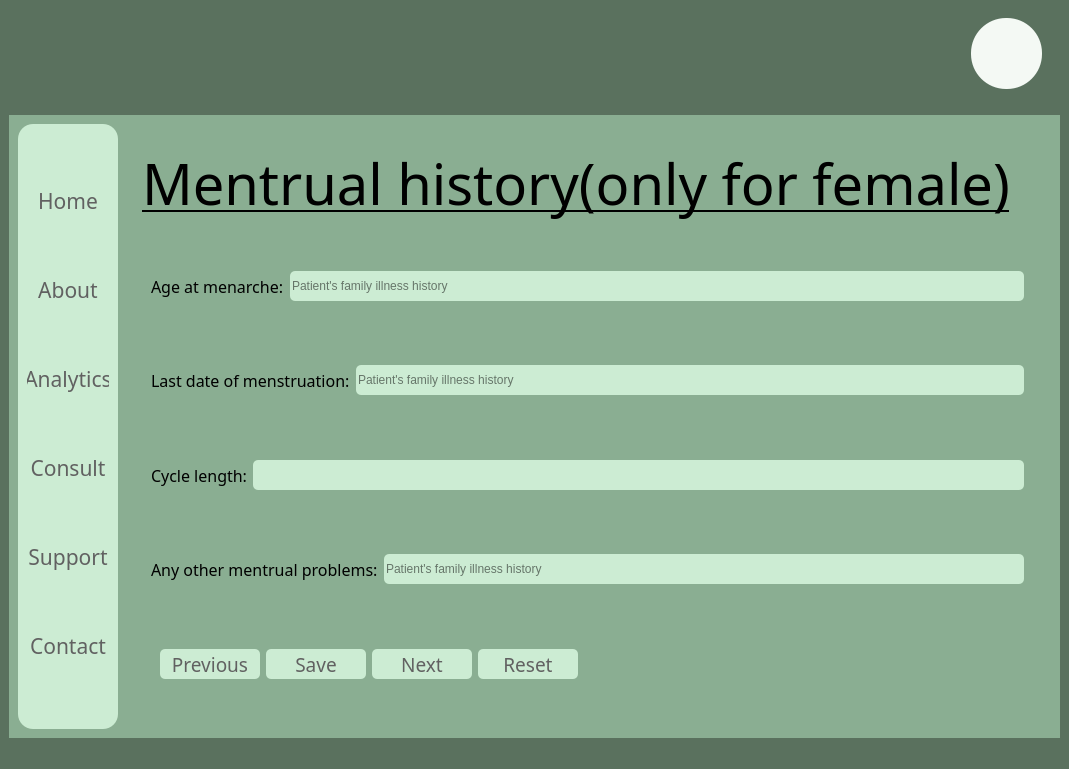
<?xml version="1.0" encoding="UTF-8"?>
<ui version="4.0">
 <class>MainWindow</class>
 <widget class="QMainWindow" name="MainWindow">
  <property name="geometry">
   <rect>
    <x>0</x>
    <y>0</y>
    <width>1069</width>
    <height>769</height>
   </rect>
  </property>
  <property name="windowTitle">
   <string>MainWindow</string>
  </property>
  <property name="styleSheet">
   <string notr="true">background-color:rgb(90, 113, 94);
border:None;</string>
  </property>
  <widget class="QWidget" name="centralwidget">
   <property name="styleSheet">
    <string notr="true">border:None;</string>
   </property>
   <layout class="QVBoxLayout" name="verticalLayout_2">
    <item>
     <widget class="QFrame" name="frame">
      <property name="minimumSize">
       <size>
        <width>0</width>
        <height>100</height>
       </size>
      </property>
      <property name="maximumSize">
       <size>
        <width>16777215</width>
        <height>100</height>
       </size>
      </property>
      <property name="styleSheet">
       <string notr="true">background:transparent;
border:None;</string>
      </property>
      <property name="frameShape">
       <enum>QFrame::StyledPanel</enum>
      </property>
      <property name="frameShadow">
       <enum>QFrame::Raised</enum>
      </property>
      <layout class="QHBoxLayout" name="horizontalLayout_2">
       <item>
        <widget class="QFrame" name="frame_5">
         <property name="frameShape">
          <enum>QFrame::StyledPanel</enum>
         </property>
         <property name="frameShadow">
          <enum>QFrame::Raised</enum>
         </property>
         <layout class="QHBoxLayout" name="horizontalLayout_3">
          <item>
           <widget class="QFrame" name="frame_7">
            <property name="frameShape">
             <enum>QFrame::StyledPanel</enum>
            </property>
            <property name="frameShadow">
             <enum>QFrame::Raised</enum>
            </property>
            <widget class="QPushButton" name="pushButton_14">
             <property name="geometry">
              <rect>
               <x>0</x>
               <y>0</y>
               <width>81</width>
               <height>61</height>
              </rect>
             </property>
             <property name="styleSheet">
              <string notr="true">image: url(Media/Wix Logo Maker - Google Chrome 26-08-2022 16_51_23.png);</string>
             </property>
             <property name="text">
              <string/>
             </property>
            </widget>
           </widget>
          </item>
          <item>
           <widget class="QFrame" name="frame_8">
            <property name="maximumSize">
             <size>
              <width>100</width>
              <height>16777215</height>
             </size>
            </property>
            <property name="frameShape">
             <enum>QFrame::StyledPanel</enum>
            </property>
            <property name="frameShadow">
             <enum>QFrame::Raised</enum>
            </property>
            <widget class="QPushButton" name="pushButton_2">
             <property name="geometry">
              <rect>
               <x>30</x>
               <y>10</y>
               <width>41</width>
               <height>41</height>
              </rect>
             </property>
             <property name="cursor">
              <cursorShape>PointingHandCursor</cursorShape>
             </property>
             <property name="styleSheet">
              <string notr="true">QPushButton{
image: url(Media/notification (2).png);
}

QPushButton:hover{
	image: url(Media/notification.png);
}

QPushButton:pressed{
	image: url(Media/notification (1).png);
}</string>
             </property>
             <property name="text">
              <string/>
             </property>
            </widget>
           </widget>
          </item>
         </layout>
        </widget>
       </item>
       <item>
        <widget class="QFrame" name="frame_6">
         <property name="maximumSize">
          <size>
           <width>100</width>
           <height>16777215</height>
          </size>
         </property>
         <property name="frameShape">
          <enum>QFrame::StyledPanel</enum>
         </property>
         <property name="frameShadow">
          <enum>QFrame::Raised</enum>
         </property>
         <widget class="QPushButton" name="pushButton">
          <property name="geometry">
           <rect>
            <x>20</x>
            <y>0</y>
            <width>71</width>
            <height>71</height>
           </rect>
          </property>
          <property name="cursor">
           <cursorShape>PointingHandCursor</cursorShape>
          </property>
          <property name="styleSheet">
           <string notr="true">color:rgb(97, 97, 97);
background-color: rgb(244, 249, 244);
border-radius:35px;</string>
          </property>
          <property name="text">
           <string/>
          </property>
         </widget>
        </widget>
       </item>
      </layout>
     </widget>
    </item>
    <item>
     <widget class="QFrame" name="frame_2">
      <property name="styleSheet">
       <string notr="true">/*background-color: qlineargradient(spread:pad, x1:0, y1:0, x2:1, y2:0, stop:0 rgba(0, 179, 255, 255), stop:1 rgba(255, 255, 255, 255));*/

background-color: rgb(138, 174, 146);</string>
      </property>
      <property name="frameShape">
       <enum>QFrame::StyledPanel</enum>
      </property>
      <property name="frameShadow">
       <enum>QFrame::Raised</enum>
      </property>
      <layout class="QHBoxLayout" name="horizontalLayout">
       <item>
        <widget class="QFrame" name="frame_3">
         <property name="maximumSize">
          <size>
           <width>100</width>
           <height>16777215</height>
          </size>
         </property>
         <property name="styleSheet">
          <string notr="true">background-color:rgb(204, 236, 211);
border-radius:15px;</string>
         </property>
         <property name="frameShape">
          <enum>QFrame::StyledPanel</enum>
         </property>
         <property name="frameShadow">
          <enum>QFrame::Raised</enum>
         </property>
         <layout class="QVBoxLayout" name="verticalLayout">
          <item>
           <widget class="QPushButton" name="Home_button">
            <property name="font">
             <font>
              <family>Javanese Text</family>
              <pointsize>16</pointsize>
              <bold>false</bold>
             </font>
            </property>
            <property name="cursor">
             <cursorShape>PointingHandCursor</cursorShape>
            </property>
            <property name="styleSheet">
             <string notr="true">QPushButton{
color: rgb(97, 97, 97);
border-radius:10px;
}

QPushButton:hover{
background-color: rgb(220, 255, 228);
	/*color: rgb(255, 255, 255);*/
	font: 700 16pt &quot;Constantia&quot;;
}


</string>
            </property>
            <property name="text">
             <string>Home</string>
            </property>
           </widget>
          </item>
          <item>
           <widget class="QPushButton" name="About_button">
            <property name="font">
             <font>
              <family>Javanese Text</family>
              <pointsize>16</pointsize>
              <bold>false</bold>
             </font>
            </property>
            <property name="cursor">
             <cursorShape>PointingHandCursor</cursorShape>
            </property>
            <property name="styleSheet">
             <string notr="true">QPushButton{
color: rgb(97, 97, 97);
border-radius:10px;
}

QPushButton:hover{
background-color: rgb(220, 255, 228);
	/*color: rgb(255, 255, 255);*/
	font: 700 16pt &quot;Constantia&quot;;
}


</string>
            </property>
            <property name="text">
             <string>About</string>
            </property>
           </widget>
          </item>
          <item>
           <widget class="QPushButton" name="Analytics_button">
            <property name="font">
             <font>
              <family>Javanese Text</family>
              <pointsize>16</pointsize>
              <bold>false</bold>
             </font>
            </property>
            <property name="cursor">
             <cursorShape>PointingHandCursor</cursorShape>
            </property>
            <property name="styleSheet">
             <string notr="true">QPushButton{
color: rgb(97, 97, 97);
border-radius:10px;
}

QPushButton:hover{
background-color: rgb(220, 255, 228);
	/*color: rgb(255, 255, 255);*/
	font: 700 16pt &quot;Constantia&quot;;
}


</string>
            </property>
            <property name="text">
             <string>Analytics</string>
            </property>
           </widget>
          </item>
          <item>
           <widget class="QPushButton" name="Consult_button">
            <property name="font">
             <font>
              <family>Javanese Text</family>
              <pointsize>16</pointsize>
              <bold>false</bold>
             </font>
            </property>
            <property name="cursor">
             <cursorShape>PointingHandCursor</cursorShape>
            </property>
            <property name="styleSheet">
             <string notr="true">QPushButton{
color: rgb(97, 97, 97);
border-radius:10px;
}

QPushButton:hover{
background-color: rgb(220, 255, 228);
	/*color: rgb(255, 255, 255);*/
	font: 700 16pt &quot;Constantia&quot;;
}


</string>
            </property>
            <property name="text">
             <string>Consult</string>
            </property>
           </widget>
          </item>
          <item>
           <widget class="QPushButton" name="pushButton_5">
            <property name="font">
             <font>
              <family>Javanese Text</family>
              <pointsize>16</pointsize>
              <bold>false</bold>
             </font>
            </property>
            <property name="cursor">
             <cursorShape>PointingHandCursor</cursorShape>
            </property>
            <property name="styleSheet">
             <string notr="true">QPushButton{
color: rgb(97, 97, 97);
border-radius:10px;
}

QPushButton:hover{
background-color: rgb(220, 255, 228);
	/*color: rgb(255, 255, 255);*/
	font: 700 16pt &quot;Constantia&quot;;
}


</string>
            </property>
            <property name="text">
             <string>Support</string>
            </property>
           </widget>
          </item>
          <item>
           <widget class="QPushButton" name="Contact_button">
            <property name="font">
             <font>
              <family>Javanese Text</family>
              <pointsize>16</pointsize>
              <bold>false</bold>
             </font>
            </property>
            <property name="cursor">
             <cursorShape>PointingHandCursor</cursorShape>
            </property>
            <property name="styleSheet">
             <string notr="true">QPushButton{
color: rgb(97, 97, 97);
border-radius:10px;
}

QPushButton:hover{
background-color: rgb(220, 255, 228);
	/*color: rgb(255, 255, 255);*/
	font: 700 16pt &quot;Constantia&quot;;
}


</string>
            </property>
            <property name="text">
             <string>Contact</string>
            </property>
           </widget>
          </item>
         </layout>
        </widget>
       </item>
       <item>
        <widget class="QFrame" name="frame_4">
         <property name="styleSheet">
          <string notr="true">background:transparent;</string>
         </property>
         <property name="frameShape">
          <enum>QFrame::StyledPanel</enum>
         </property>
         <property name="frameShadow">
          <enum>QFrame::Raised</enum>
         </property>
         <layout class="QVBoxLayout" name="verticalLayout_3">
          <item>
           <widget class="QFrame" name="frame_9">
            <property name="minimumSize">
             <size>
              <width>0</width>
              <height>70</height>
             </size>
            </property>
            <property name="maximumSize">
             <size>
              <width>16777215</width>
              <height>100</height>
             </size>
            </property>
            <property name="styleSheet">
             <string notr="true"/>
            </property>
            <property name="frameShape">
             <enum>QFrame::StyledPanel</enum>
            </property>
            <property name="frameShadow">
             <enum>QFrame::Raised</enum>
            </property>
            <layout class="QVBoxLayout" name="verticalLayout_4">
             <item>
              <widget class="QLabel" name="label">
               <property name="font">
                <font>
                 <family>Bahnschrift Condensed</family>
                 <pointsize>42</pointsize>
                 <bold>false</bold>
                 <underline>true</underline>
                </font>
               </property>
               <property name="text">
                <string>Mentrual history(only for female)</string>
               </property>
              </widget>
             </item>
            </layout>
           </widget>
          </item>
          <item>
           <widget class="QFrame" name="frame_10">
            <property name="styleSheet">
             <string notr="true"/>
            </property>
            <property name="frameShape">
             <enum>QFrame::StyledPanel</enum>
            </property>
            <property name="frameShadow">
             <enum>QFrame::Raised</enum>
            </property>
            <layout class="QVBoxLayout" name="verticalLayout_5">
             <property name="spacing">
              <number>0</number>
             </property>
             <property name="topMargin">
              <number>0</number>
             </property>
             <item>
              <widget class="QFrame" name="frame_12">
               <property name="frameShape">
                <enum>QFrame::StyledPanel</enum>
               </property>
               <property name="frameShadow">
                <enum>QFrame::Raised</enum>
               </property>
               <layout class="QHBoxLayout" name="horizontalLayout_5">
                <item>
                 <widget class="QLabel" name="label_3">
                  <property name="minimumSize">
                   <size>
                    <width>0</width>
                    <height>30</height>
                   </size>
                  </property>
                  <property name="font">
                   <font>
                    <family>Bahnschrift Condensed</family>
                    <pointsize>12</pointsize>
                   </font>
                  </property>
                  <property name="text">
                   <string>Age at menarche:</string>
                  </property>
                 </widget>
                </item>
                <item>
                 <widget class="QLineEdit" name="AAM">
                  <property name="minimumSize">
                   <size>
                    <width>0</width>
                    <height>30</height>
                   </size>
                  </property>
                  <property name="styleSheet">
                   <string notr="true">QLineEdit{
background-color: rgb(204, 236, 211);
border-radius:5px;
}
QLineEdit:focus{
background-color:rgb(255, 255, 255)
}</string>
                  </property>
                  <property name="placeholderText">
                   <string>Patient's family illness history</string>
                  </property>
                 </widget>
                </item>
               </layout>
              </widget>
             </item>
             <item>
              <widget class="QFrame" name="frame_16">
               <property name="frameShape">
                <enum>QFrame::StyledPanel</enum>
               </property>
               <property name="frameShadow">
                <enum>QFrame::Raised</enum>
               </property>
               <layout class="QHBoxLayout" name="horizontalLayout_6">
                <item>
                 <widget class="QLabel" name="label_4">
                  <property name="minimumSize">
                   <size>
                    <width>0</width>
                    <height>30</height>
                   </size>
                  </property>
                  <property name="font">
                   <font>
                    <family>Bahnschrift Condensed</family>
                    <pointsize>12</pointsize>
                   </font>
                  </property>
                  <property name="text">
                   <string>Last date of menstruation:</string>
                  </property>
                 </widget>
                </item>
                <item>
                 <widget class="QLineEdit" name="LDOM">
                  <property name="minimumSize">
                   <size>
                    <width>0</width>
                    <height>30</height>
                   </size>
                  </property>
                  <property name="styleSheet">
                   <string notr="true">QLineEdit{
background-color: rgb(204, 236, 211);
border-radius:5px;
}
QLineEdit:focus{
background-color:rgb(255, 255, 255)
}</string>
                  </property>
                  <property name="placeholderText">
                   <string>Patient's family illness history</string>
                  </property>
                 </widget>
                </item>
               </layout>
              </widget>
             </item>
             <item>
              <widget class="QFrame" name="frame_15">
               <property name="frameShape">
                <enum>QFrame::StyledPanel</enum>
               </property>
               <property name="frameShadow">
                <enum>QFrame::Raised</enum>
               </property>
               <layout class="QHBoxLayout" name="horizontalLayout_8">
                <item>
                 <widget class="QLabel" name="label_8">
                  <property name="minimumSize">
                   <size>
                    <width>0</width>
                    <height>30</height>
                   </size>
                  </property>
                  <property name="font">
                   <font>
                    <family>Bahnschrift Condensed</family>
                    <pointsize>12</pointsize>
                   </font>
                  </property>
                  <property name="text">
                   <string>Cycle length:</string>
                  </property>
                 </widget>
                </item>
                <item>
                 <widget class="QLineEdit" name="CL">
                  <property name="minimumSize">
                   <size>
                    <width>0</width>
                    <height>30</height>
                   </size>
                  </property>
                  <property name="styleSheet">
                   <string notr="true">QLineEdit{
background-color: rgb(204, 236, 211);
border-radius:5px;
}
QLineEdit:focus{
background-color:rgb(255, 255, 255)
}</string>
                  </property>
                  <property name="placeholderText">
                   <string/>
                  </property>
                 </widget>
                </item>
               </layout>
              </widget>
             </item>
             <item>
              <widget class="QFrame" name="frame_17">
               <property name="frameShape">
                <enum>QFrame::StyledPanel</enum>
               </property>
               <property name="frameShadow">
                <enum>QFrame::Raised</enum>
               </property>
               <layout class="QHBoxLayout" name="horizontalLayout_7">
                <item>
                 <widget class="QLabel" name="label_5">
                  <property name="minimumSize">
                   <size>
                    <width>0</width>
                    <height>30</height>
                   </size>
                  </property>
                  <property name="font">
                   <font>
                    <family>Bahnschrift Condensed</family>
                    <pointsize>12</pointsize>
                   </font>
                  </property>
                  <property name="text">
                   <string>Any other mentrual problems:</string>
                  </property>
                 </widget>
                </item>
                <item>
                 <widget class="QLineEdit" name="AOMP">
                  <property name="minimumSize">
                   <size>
                    <width>0</width>
                    <height>30</height>
                   </size>
                  </property>
                  <property name="styleSheet">
                   <string notr="true">QLineEdit{
background-color: rgb(204, 236, 211);
border-radius:5px;
}
QLineEdit:focus{
background-color:rgb(255, 255, 255)
}</string>
                  </property>
                  <property name="placeholderText">
                   <string>Patient's family illness history</string>
                  </property>
                 </widget>
                </item>
               </layout>
              </widget>
             </item>
             <item>
              <widget class="QFrame" name="frame_14">
               <property name="frameShape">
                <enum>QFrame::StyledPanel</enum>
               </property>
               <property name="frameShadow">
                <enum>QFrame::Raised</enum>
               </property>
               <layout class="QHBoxLayout" name="horizontalLayout_9">
                <item>
                 <widget class="QFrame" name="frame_13">
                  <property name="frameShape">
                   <enum>QFrame::StyledPanel</enum>
                  </property>
                  <property name="frameShadow">
                   <enum>QFrame::Raised</enum>
                  </property>
                  <layout class="QHBoxLayout" name="horizontalLayout_10">
                   <item>
                    <widget class="QPushButton" name="Previous_Button">
                     <property name="minimumSize">
                      <size>
                       <width>100</width>
                       <height>30</height>
                      </size>
                     </property>
                     <property name="font">
                      <font>
                       <family>Bahnschrift Condensed</family>
                       <pointsize>14</pointsize>
                      </font>
                     </property>
                     <property name="styleSheet">
                      <string notr="true">QPushButton{
background-color: rgb(204, 236, 211);
color: rgb(97, 97, 97);
border-radius:5px;
}

QPushButton:hover{
background-color: rgb(90, 113, 94);
color: rgb(204, 236, 211);
}</string>
                     </property>
                     <property name="text">
                      <string>Previous</string>
                     </property>
                    </widget>
                   </item>
                   <item>
                    <widget class="QPushButton" name="Save_button">
                     <property name="minimumSize">
                      <size>
                       <width>100</width>
                       <height>30</height>
                      </size>
                     </property>
                     <property name="maximumSize">
                      <size>
                       <width>16666666</width>
                       <height>16777215</height>
                      </size>
                     </property>
                     <property name="font">
                      <font>
                       <family>Bahnschrift Condensed</family>
                       <pointsize>14</pointsize>
                      </font>
                     </property>
                     <property name="styleSheet">
                      <string notr="true">QPushButton{
background-color: rgb(204, 236, 211);
color: rgb(97, 97, 97);
border-radius:5px;
}

QPushButton:hover{
background-color: rgb(90, 113, 94);
color: rgb(204, 236, 211);
}</string>
                     </property>
                     <property name="text">
                      <string>   Save   </string>
                     </property>
                    </widget>
                   </item>
                   <item>
                    <widget class="QPushButton" name="Next_Button">
                     <property name="minimumSize">
                      <size>
                       <width>100</width>
                       <height>30</height>
                      </size>
                     </property>
                     <property name="font">
                      <font>
                       <family>Bahnschrift Condensed</family>
                       <pointsize>14</pointsize>
                      </font>
                     </property>
                     <property name="styleSheet">
                      <string notr="true">QPushButton{
background-color: rgb(204, 236, 211);
color: rgb(97, 97, 97);
border-radius:5px;
}

QPushButton:hover{
background-color: rgb(90, 113, 94);
color: rgb(204, 236, 211);
}</string>
                     </property>
                     <property name="text">
                      <string>  Next  </string>
                     </property>
                    </widget>
                   </item>
                   <item>
                    <widget class="QPushButton" name="Reset_Button">
                     <property name="minimumSize">
                      <size>
                       <width>100</width>
                       <height>30</height>
                      </size>
                     </property>
                     <property name="font">
                      <font>
                       <family>Bahnschrift Condensed</family>
                       <pointsize>14</pointsize>
                      </font>
                     </property>
                     <property name="styleSheet">
                      <string notr="true">QPushButton{
background-color: rgb(204, 236, 211);
color: rgb(97, 97, 97);
border-radius:5px;
}

QPushButton:hover{
background-color: rgb(90, 113, 94);
color: rgb(204, 236, 211);
}</string>
                     </property>
                     <property name="text">
                      <string>  Reset  </string>
                     </property>
                    </widget>
                   </item>
                  </layout>
                 </widget>
                </item>
                <item>
                 <widget class="QFrame" name="frame_18">
                  <property name="frameShape">
                   <enum>QFrame::StyledPanel</enum>
                  </property>
                  <property name="frameShadow">
                   <enum>QFrame::Raised</enum>
                  </property>
                 </widget>
                </item>
               </layout>
              </widget>
             </item>
            </layout>
           </widget>
          </item>
         </layout>
        </widget>
       </item>
      </layout>
     </widget>
    </item>
   </layout>
  </widget>
  <widget class="QStatusBar" name="statusbar"/>
 </widget>
 <resources>
  <include location="Media/home_page.qrc"/>
 </resources>
 <connections/>
</ui>
